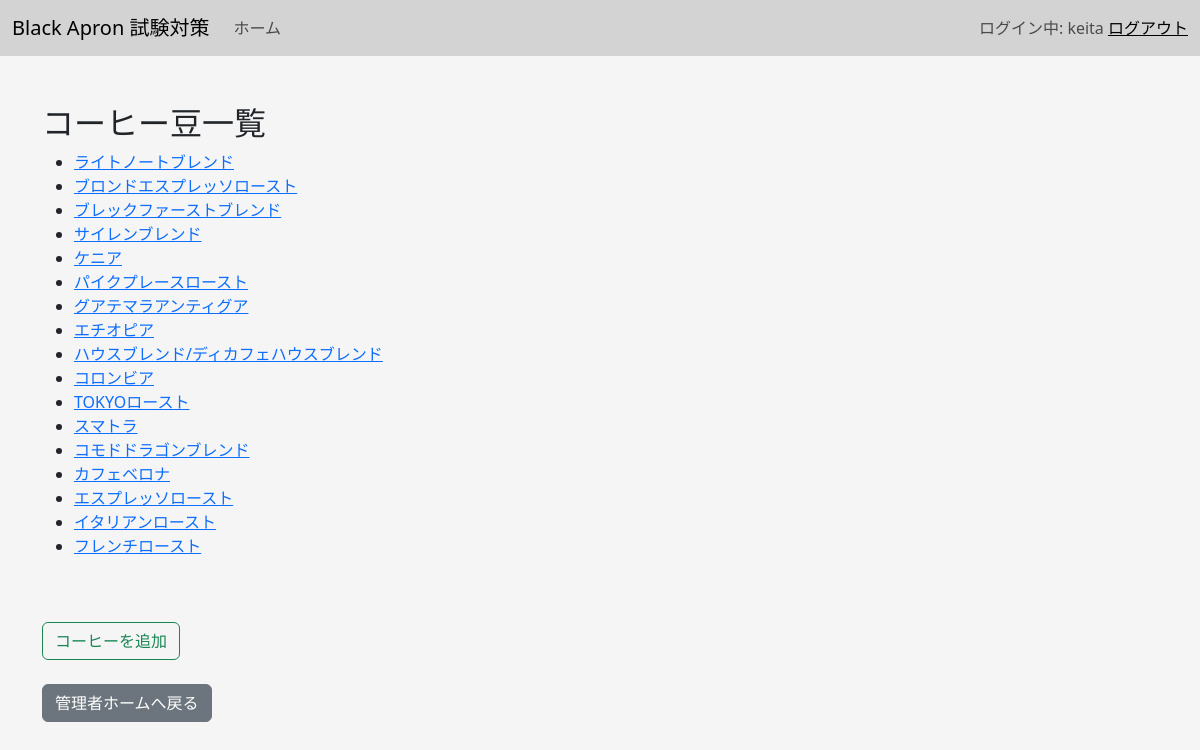
Page /ba/bean/list/ (signed in) on the committed database.
### ba/models.py (models this page shows, shortened)
class Bean(models.Model):
    name = models.CharField(max_length=20)
    three_letters = models.CharField(max_length=3)
    roast = models.IntegerField()  # ローストレベル
    flavor = models.CharField(max_length=200)   # 風味
    acidity = models.CharField(max_length=100)  # 酸味
    body = models.CharField(max_length=100)     # コク
    processing = models.CharField(max_length=100)   # 加工法
    region = models.CharField(max_length=100)   # 地域
    complementary = models.CharField(max_length=50)    # 相性の良い風味
    is_promotion = models.BooleanField(default=False)  # 期間限定のコーヒー豆かどうか

### ba/views.py (the view)
# urls.py: path('bean/list/', ManagerBeanListView.as_view(), name='bean_list'),
class ManagerBeanListView(LoginRequiredMixin, ListView):
    model = Bean
    template_name = 'ba/ba_manager_bean_list.html'
    context_object_name = 'beans'
    login_url = '/ba/login_manager/'

### ba/templates/ba/ba_manager_bean_list.html (shortened to what this page needs)
{% extends 'base.html' %}
{% block main %}
	<div class="container mt-5">
	    <h2>コーヒー豆一覧</h2>
	    {% if beans %}
		    <ul>
		        {% for bean in beans %}
		        	<li><a href="{% url 'ba:bean_detail' bean.pk %}">{{ bean.name }}</a></li>
		        {% endfor %}
		    </ul>
		{% else %}
			<p>コーヒー豆の情報はありません</p>
		{% endif %}
		<br><br>
		<a href="{% url 'ba:create_bean' %}" class="btn btn-outline-success">コーヒーを追加</a>
		<br><br>
		<a href="{% url 'ba:home_manager' %}" class="btn btn-secondary">管理者ホームへ戻る</a>
	</div>
{% endblock %}

### templates/base.html (shortened to what this page needs)
<!doctype html>
{% load static %}
<html lang='ja'>
<head>
	<link rel="stylesheet" href="https://cdn.jsdelivr.net/npm/bootstrap@5.3.0/dist/css/bootstrap.min.css">
	<link rel="stylesheet" href="{% static 'style.css' %}">
</head>
<body style="background-color: #f5f5f5;">
	<nav class="navbar navbar-expand-lg navbar-light" style="background-color: #d3d3d3;">
	  	<div class="container-fluid">
	    	<a class="navbar-brand" href="#">Black Apron 試験対策</a>
	    	<div class="collapse navbar-collapse" id="navbarNav">
	      		<ul class="navbar-nav me-auto">
	        		<li class="nav-item">
	          			<a class="nav-link" href="{% url 'ba:home' %}">ホーム</a>
	        		</li>
	      		</ul>
	      		<span class="navbar-text">
	        	{% if user.is_authenticated %}
	          		ログイン中: {{ user.username }}
	          		<a href="{% url 'ba:logout' %}">ログアウト</a>
	        	{% else %}
	          		<a href="{% url 'ba:login' %}">ログイン</a>
	        	{% endif %}
	      		</span>
	    	</div>
	  	</div>
	</nav>
	{% block main %}
	{% endblock %}
</body>
</html>

### rows in the picture
Bean: name "ライトノートブレンド"
Bean: name "ブロンドエスプレッソロースト"
Bean: name "ブレックファーストブレンド"
Bean: name "サイレンブレンド"
Bean: name "ケニア"
Bean: name "パイクプレースロースト"
Bean: name "グアテマラアンティグア"
Bean: name "エチオピア"
Bean: name "ハウスブレンド/ディカフェハウスブレンド"
Bean: name "コロンビア"
Bean: name "TOKYOロースト"
Bean: name "スマトラ"
Bean: name "コモドドラゴンブレンド"
Bean: name "カフェベロナ"
Bean: name "エスプレッソロースト"
Bean: name "イタリアンロースト"
Bean: name "フレンチロースト"

### other values in the picture
{{ user.username }} "keita"
